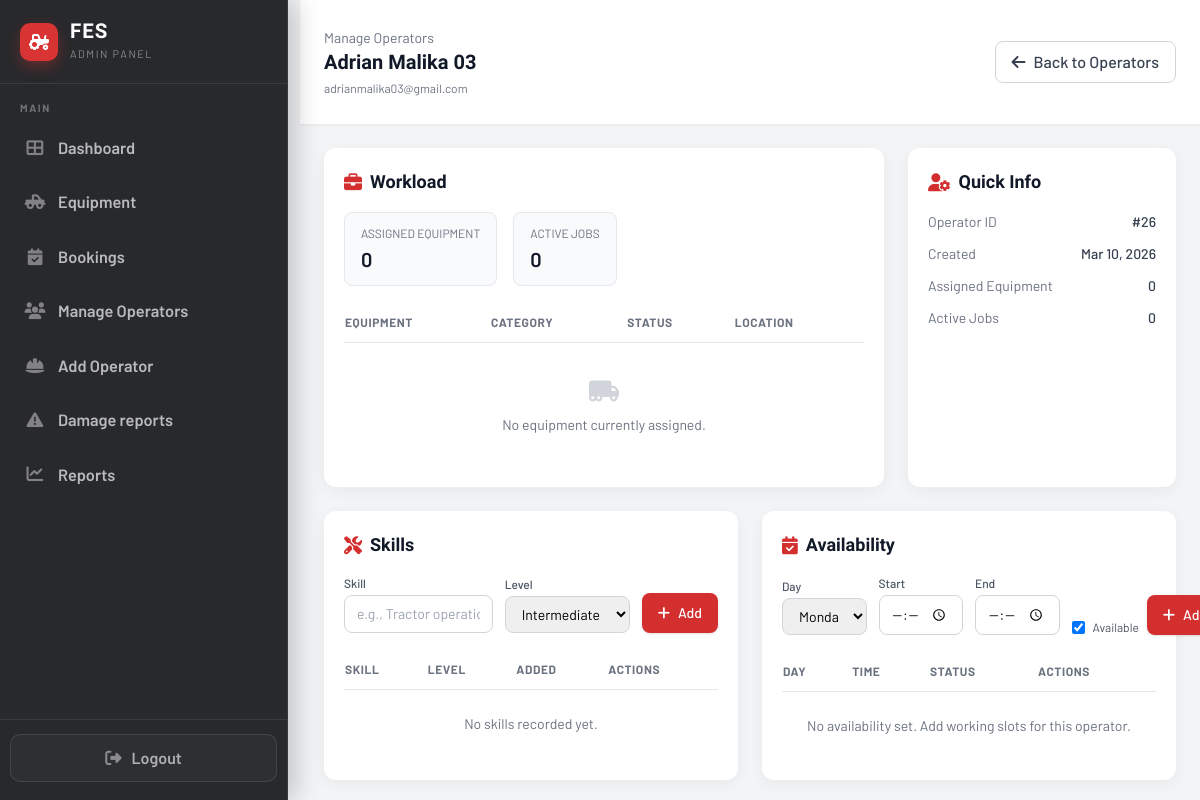
The page /Pages/admin/operator_manage.php?id=26 (signed in) on the database its author committed.
### tables this page shows
CREATE TABLE IF NOT EXISTS `users` (
  `user_id` int NOT NULL AUTO_INCREMENT,
  `name` varchar(255) NOT NULL,
  `email` varchar(255) NOT NULL,
  `password_hash` varchar(255) NOT NULL,
  `role` enum('customer','admin','operator') NOT NULL DEFAULT 'customer',
  `created_at` timestamp NOT NULL DEFAULT CURRENT_TIMESTAMP,
  `updated_at` timestamp NOT NULL DEFAULT CURRENT_TIMESTAMP ON UPDATE CURRENT_TIMESTAMP,
  `password_reset_token` varchar(64) DEFAULT NULL,
  `password_reset_expires` datetime DEFAULT NULL,
  PRIMARY KEY (`user_id`),
  UNIQUE KEY `email` (`email`)
);

### Pages/admin/operator_manage.php (the view, shortened to what this page needs)
<?php
$operator_id = (int)($_GET['id'] ?? 0);
$operator = null;
$skills = [];
$availability = [];
$assigned_equipment = [];
$activeCount = 0;
try {
    $conn = getDBConnection();
    $stmt = $conn->prepare('SELECT user_id, name, email, created_at FROM users WHERE user_id = ? AND role = \'operator\'');
    if ($stmt) {
        $stmt->bind_param('i', $operator_id);
        $stmt->execute();
        $res = $stmt->get_result();
        $operator = $res->fetch_assoc();
    }
    if (!$operator) {
        $error = 'Operator not found.';
    } else {
        $activeJobsSql = "
            SELECT COUNT(*) AS cnt
            FROM bookings
            WHERE operator_id = ?
              AND status IN ('pending','confirmed','in_progress')
        ";
        if ($stmt = $conn->prepare($activeJobsSql)) {
            $stmt->bind_param('i', $operator_id);
            $stmt->execute();
            $res = $stmt->get_result();
            $row = $res ? $res->fetch_assoc() : null;
            $activeCount = (int)($row['cnt'] ?? 0);
        }
    }
} catch (Exception $e) {
    error_log('Operator manage page error: ' . $e->getMessage());
    $error = 'Could not load operator details right now.';
}
?>
<!DOCTYPE html>
<html lang="en">
<head>
    <link rel="stylesheet" href="https://cdnjs.cloudflare.com/ajax/libs/font-awesome/6.4.0/css/all.min.css">
    <script src="https://cdn.tailwindcss.com"></script>
</head>
<body>
    <div class="min-h-screen w-full bg-gray-100">
        <?php include __DIR__ . '/include/sidebar.php'; ?>
        <div class="min-h-screen" style="margin-left: 300px; width: calc(100% - 300px);" id="main-content">
            <header class="bg-white px-6 py-7 flex items-center justify-between shadow-sm md:pl-6">
                <div class="flex items-center gap-3">
                    <div>
                        <div class="text-sm text-gray-500">Manage Operators</div>
                        <h1 class="text-xl font-semibold text-gray-900">
                            <?php echo $operator ? htmlspecialchars($operator['name']) : 'Operator'; ?>
                        </h1>
                        <?php if ($operator): ?>
                            <p class="text-xs text-gray-500 mt-1"><?php echo htmlspecialchars($operator['email']); ?></p>
                        <?php endif; ?>
                    </div>
                </div>
                <a href="users.php" class="inline-flex items-center gap-2 border border-gray-300 bg-white hover:bg-gray-50 text-gray-700 font-medium px-4 py-2 rounded-lg transition">
                    <i class="fas fa-arrow-left"></i>
                    Back to Operators
                </a>
            </header>
            <main class="flex-1 overflow-y-auto p-6" style="width: 100%; overflow-x: hidden;">
                <?php if ($operator): ?>
                    <div class="grid grid-cols-1 lg:grid-cols-3 gap-6 mb-6">
                        <section class="bg-white rounded-xl shadow-card p-5 lg:col-span-2">
                            <h2 class="text-lg font-semibold text-gray-900 mb-4 flex items-center gap-2">
                                <i class="fas fa-briefcase text-fes-red"></i>
                                Workload
                            </h2>
                            <div class="flex flex-wrap gap-4 mb-4">
                                <div class="px-4 py-3 rounded-lg bg-gray-50 border border-gray-200">
                                    <div class="text-xs text-gray-500 uppercase">Assigned Equipment</div>
                                    <div class="mt-1 text-xl font-semibold text-gray-900"><?php echo count($assigned_equipment); ?></div>
                                </div>
                                <div class="px-4 py-3 rounded-lg bg-gray-50 border border-gray-200">
                                    <div class="text-xs text-gray-500 uppercase">Active Jobs</div>
                                    <div class="mt-1 text-xl font-semibold text-gray-900"><?php echo $activeCount; ?></div>
                                </div>
                            </div>
                            <div class="overflow-x-auto">
                                <table class="min-w-full">
                                    <thead>
                                        <tr class="text-left text-xs font-medium text-gray-500 border-b uppercase tracking-wider">
                                            <th class="py-3 pr-4">Equipment</th>
                                            <th class="py-3 pr-4">Category</th>
                                            <th class="py-3 pr-4">Status</th>
                                            <th class="py-3 pr-4">Location</th>
                                        </tr>
                                    </thead>
                                    <tbody class="text-sm text-gray-900">
                                        <?php if (empty($assigned_equipment)): ?>
                                            <tr>
                                                <td colspan="4" class="py-8 text-center text-gray-500">
                                                    <i class="fas fa-truck-moving text-2xl mb-2 block text-gray-300"></i>
                                                    No equipment currently assigned.
                                                </td>
                                            </tr>
                                        <?php endif; ?>
                                    </tbody>
                                </table>
                            </div>
                        </section>
                        <section class="bg-white rounded-xl shadow-card p-5">
                            <h2 class="text-lg font-semibold text-gray-900 mb-4 flex items-center gap-2">
                                <i class="fas fa-user-cog text-fes-red"></i>
                                Quick Info
                            </h2>
                            <ul class="space-y-3 text-sm text-gray-700">
                                <li class="flex items-center justify-between">
                                    <span class="text-gray-500">Operator ID</span>
                                    <span class="font-medium">#<?php echo (int)$operator['user_id']; ?></span>
                                </li>
                                <li class="flex items-center justify-between">
                                    <span class="text-gray-500">Created</span>
                                    <span class="font-medium">
                                        <?php echo !empty($operator['created_at']) ? htmlspecialchars(date('M d, Y', strtotime($operator['created_at']))) : '-'; ?>
                                    </span>
                                </li>
                                <li class="flex items-center justify-between">
                                    <span class="text-gray-500">Assigned Equipment</span>
                                    <span class="font-medium"><?php echo count($assigned_equipment); ?></span>
                                </li>
                                <li class="flex items-center justify-between">
                                    <span class="text-gray-500">Active Jobs</span>
                                    <span class="font-medium"><?php echo $activeCount; ?></span>
                                </li>
                            </ul>
                        </section>
                    </div>
                    <div class="grid grid-cols-1 lg:grid-cols-2 gap-6">
                        <section class="bg-white rounded-xl shadow-card p-5">
                            <div class="flex items-center justify-between mb-4">
                                <h2 class="text-lg font-semibold text-gray-900 flex items-center gap-2">
                                    <i class="fas fa-tools text-fes-red"></i>
                                    Skills
                                </h2>
                            </div>
                            <form action="include/process_add_operator_skill.php" method="POST" class="mb-4 flex flex-col md:flex-row gap-3 items-stretch md:items-end">
                                <div class="flex-1">
                                    <label class="block text-xs font-medium text-gray-600 mb-1">Skill</label>
                                    <input type="text" name="skill_name" class="w-full border border-gray-300 rounded-lg px-3 py-2 text-sm focus:outline-none focus:ring-2 focus:ring-fes-red focus:border-fes-red" placeholder="e.g., Tractor operation" required>
                                </div>
                                <div>
                                    <label class="block text-xs font-medium text-gray-600 mb-1">Level</label>
                                    <select name="skill_level" class="w-full border border-gray-300 rounded-lg px-3 py-2 text-sm focus:outline-none focus:ring-2 focus:ring-fes-red focus:border-fes-red">
                                        <option value="intermediate" selected>Intermediate</option>
                                    </select>
                                </div>
                                <div>
                                    <button type="submit" class="inline-flex items-center gap-2 bg-fes-red hover:bg-[#b71c1c] text-white font-medium px-4 py-2.5 rounded-lg shadow transition text-sm">
                                        <i class="fas fa-plus"></i>
                                        Add
                                    </button>
                                </div>
                            </form>
                            <div class="overflow-x-auto">
                                <table class="min-w-full">
                                    <thead>
                                        <tr class="text-left text-xs font-medium text-gray-500 border-b uppercase tracking-wider">
                                            <th class="py-3 pr-4">Skill</th>
                                            <th class="py-3 pr-4">Level</th>
                                            <th class="py-3 pr-4">Added</th>
                                            <th class="py-3 pr-4">Actions</th>
                                        </tr>
                                    </thead>
                                    <tbody class="text-sm text-gray-900">
                                        <?php if (empty($skills)): ?>
                                            <tr>
                                                <td colspan="4" class="py-6 text-center text-gray-500">
                                                    No skills recorded yet.
                                                </td>
                                            </tr>
                                        <?php endif; ?>
                                    </tbody>
                                </table>
                            </div>
                        </section>
                        <section class="bg-white rounded-xl shadow-card p-5">
                            <div class="flex items-center justify-between mb-4">
                                <h2 class="text-lg font-semibold text-gray-900 flex items-center gap-2">
                                    <i class="fas fa-calendar-check text-fes-red"></i>
                                    Availability
                                </h2>
                            </div>
                            <form action="include/process_add_operator_availability.php" method="POST" class="mb-4 grid grid-cols-1 md:grid-cols-4 gap-3 items-end">
                                <div>
                                    <label class="block text-xs font-medium text-gray-600 mb-1">Day</label>
                                    <select name="day_of_week" class="w-full border border-gray-300 rounded-lg px-3 py-2 text-sm focus:outline-none focus:ring-2 focus:ring-fes-red focus:border-fes-red">
                                        <option value="1">Monday</option>
                                    </select>
                                </div>
                                <div>
                                    <label class="block text-xs font-medium text-gray-600 mb-1">Start</label>
                                    <input type="time" name="start_time" class="w-full border border-gray-300 rounded-lg px-3 py-2 text-sm focus:outline-none focus:ring-2 focus:ring-fes-red focus:border-fes-red" required>
                                </div>
                                <div>
                                    <label class="block text-xs font-medium text-gray-600 mb-1">End</label>
                                    <input type="time" name="end_time" class="w-full border border-gray-300 rounded-lg px-3 py-2 text-sm focus:outline-none focus:ring-2 focus:ring-fes-red focus:border-fes-red" required>
                                </div>
                                <div class="flex items-end justify-between gap-2">
                                    <label class="inline-flex items-center text-xs text-gray-600">
                                        <input type="checkbox" name="is_available" value="1" class="mr-2" checked>
                                        Available
                                    </label>
                                    <button type="submit" class="inline-flex items-center gap-2 bg-fes-red hover:bg-[#b71c1c] text-white font-medium px-4 py-2.5 rounded-lg shadow transition text-sm">
                                        <i class="fas fa-plus"></i>
                                        Add
                                    </button>
                                </div>
                            </form>
                            <div class="overflow-x-auto">
                                <table class="min-w-full">
                                    <thead>
                                        <tr class="text-left text-xs font-medium text-gray-500 border-b uppercase tracking-wider">
                                            <th class="py-3 pr-4">Day</th>
                                            <th class="py-3 pr-4">Time</th>
                                            <th class="py-3 pr-4">Status</th>
                                            <th class="py-3 pr-4">Actions</th>
                                        </tr>
                                    </thead>
                                    <tbody class="text-sm text-gray-900">
                                        <?php if (empty($availability)): ?>
                                            <tr>
                                                <td colspan="4" class="py-6 text-center text-gray-500">
                                                    No availability set. Add working slots for this operator.
                                                </td>
                                            </tr>
                                        <?php endif; ?>
                                    </tbody>
                                </table>
                            </div>
                        </section>
                    </div>
                <?php endif; ?>
            </main>
        </div>
    </div>
</body>
</html>

### Pages/admin/operator_manage.php (style rules this page uses)
* { font-family: 'Barlow', sans-serif; }
h1, h2, h3, h4, .display { font-family: 'Barlow Condensed', sans-serif; }
@media (min-width: 768px) { #main-content { margin-left: 300px !important; width: calc(100% - 300px) !important; } }

### rows shown on the page
users: name "Adrian Malika 03", email "adrianmalika03@gmail.com", user_id "26", created_at "Mar 10, 2026"

### other values the page prints
count($assigned_equipment) "0"
$activeCount "0"
